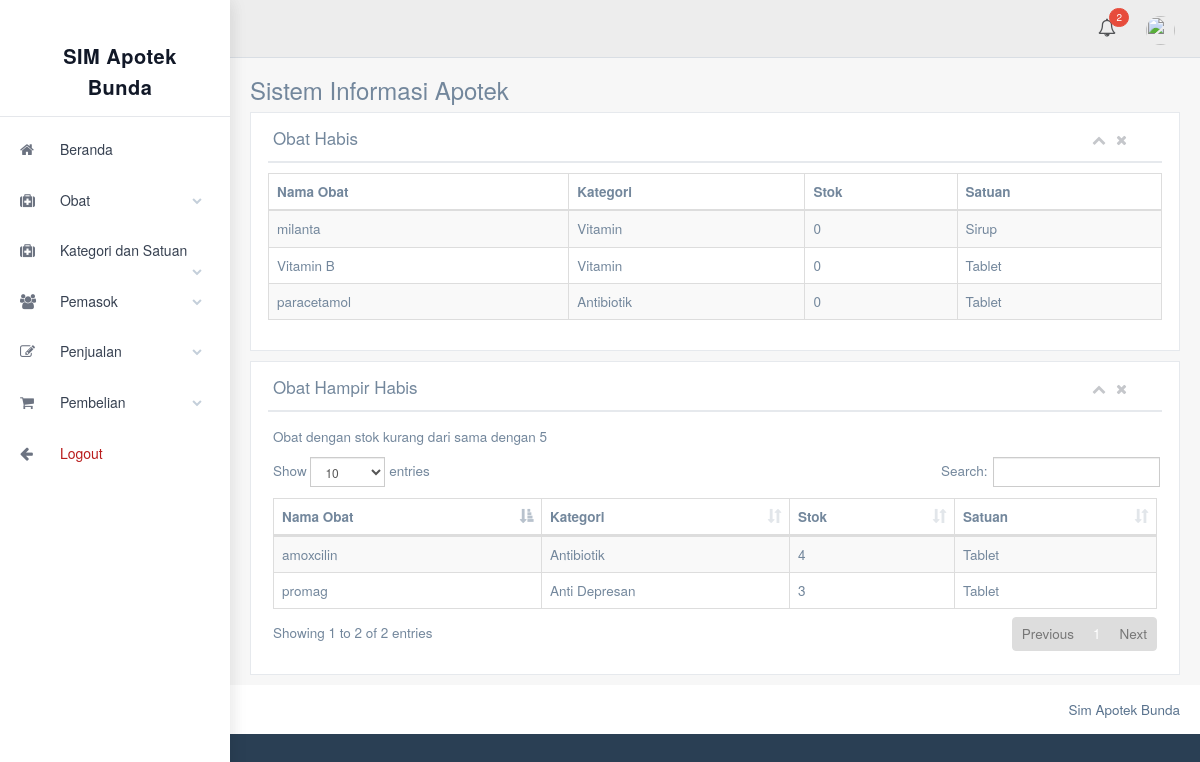
Screenshot of /index.php/example/table_stock with the database file from the repository.
### tables this page shows
CREATE TABLE `table_med` (
  `id_obat` int(4) NOT NULL,
  `nama_obat` varchar(30) NOT NULL,
  `unit` varchar(20) NOT NULL,
  `nama_kategori` varchar(30) NOT NULL
);

CREATE TABLE `table_cat` (
  `id_kat` int(3) NOT NULL,
  `nama_kategori` varchar(30) NOT NULL,
  `des_kat` text NOT NULL
);

CREATE TABLE `table_unit` (
  `id_unit` int(2) NOT NULL,
  `unit` varchar(20) NOT NULL
);

### application/libraries/Template.php (called while the page is built, shortened)
<?php
class Template {
    var $CI;
    var $master;
    var $regions = array(
        '_scripts' => array(),
        '_styles' => array(),
        '_meta' => array()
    );
    var $output;
    var $parser = 'parser';
    var $parser_method = 'parse';
    var $parse_template = FALSE;
    function __construct() {
        $this->CI = & get_instance();
    }
    function initialize($props) {
        if (isset($props['template'])
                && (file_exists(APPPATH . 'views/' . $props['template']) or file_exists(APPPATH . 'views/' . $props['template'] . EXT))) {
            $this->master = $props['template'];
        } else {
            show_error('Either you have not provided a master template or the one provided does not exist in <strong>' . APPPATH . 'views</strong>. Remember to include the extension if other than ".php"');
        }
        $this->parse_template = isset($props['parse_template']) ? $props['parse_template'] : FALSE;
    }
    function set_regions($regions) {
        if (count($regions)) {
            $this->regions = array(
                '_scripts' => array(),
                '_styles' => array(),
                '_meta' => array()
            );
        }
    }
    function add_region($name, $props = array()) {
        if (!isset($this->regions[$name])) {
            $this->regions[$name] = $props;
        } else {
            show_error('The "' . $name . '" region has already been defined.');
        }
    }
    function set_parser($parser, $method = NULL) {
        $this->parser = $parser;
        $this->CI->load->library($parser);
    }
    function set_parser_method($method) {
        $this->parser_method = $method;
    }
    function write($region, $content, $overwrite = FALSE) {
        if (isset($this->regions[$region])) {
            if ($overwrite === TRUE) {
                $this->regions[$region]['content'] = array($content);
            } else {
                $this->regions[$region]['content'][] = $content;
            }
        }
        else {
            show_error("Cannot write to the '{$region}' region. The region is undefined.");
        }
    }
    function write_view($region, $view, $data = NULL, $overwrite = FALSE) {
        $content = $this->CI->load->view($view, $data, TRUE);
    }
    function render($region = NULL, $buffer = FALSE, $parse = FALSE) {
        if ($region) {
            if (isset($this->regions[$region])) {
                $output = $this->_build_content($this->regions[$region]);
            } else {
                show_error("Cannot render the '{$region}' region. The region is undefined.");
            }
        }
        else {
            foreach ($this->regions as $name => $region) {
                $this->output[$name] = $this->_build_content($region);
            }
            if ($this->parse_template === TRUE or $parse === TRUE) {
                $output = $this->CI->{$this->parser}->{$this->parser_method}($this->master, $this->output, TRUE);
                if ($buffer === FALSE) {
                    $this->CI->output->set_output($output);
                }
            } else {
                $output = $this->CI->load->view($this->master, $this->output, $buffer);
            }
        }
        return $output;
    }
    function _build_content($region, $wrapper = NULL, $attributes = NULL) {
        $output = NULL;
        if (!isset($region['content']) or !count($region['content'])) {
            return FALSE;
        }
        foreach ($region['content'] as $content) {
            $output .= $content;
        }
        return $output;
    }
}

### application/controllers/Example.php (called while the page is built, shortened)
<?php defined('BASEPATH') OR exit('No direct script access allowed');
class Example extends CI_Controller
{
	function __construct()
	{
        $data['nullstock'] = $this->Apotek_data->countstock();
        $data['nullex'] = $this->Apotek_data->countex();
        $this->template->write_view('sidenavs', 'template/default_sidenavs', true);
		$this->template->write_view('navs', 'template/default_topnavs.php', $data, true);
	}
	function table_stock() {
		$data['table_stock'] = $this->Apotek_data->outstock();
		$data['table_alstock'] = $this->Apotek_data->almostout();
		$this->template->write('title', 'Obat Habis', TRUE);
		$this->template->write('header', 'Sistem Informasi Apotek');
		$this->template->write_view('content', 'tes/table_stock', $data,  true);
		$this->template->render();
	}
}

### index.php (called while the page is built, shortened)
<?php
require_once BASEPATH.'core/CodeIgniter.php';

### application/models/Apotek_data.php (called while the page is built, shortened)
<?php defined('BASEPATH') OR exit('No direct script access allowed');
class Apotek_data extends CI_Model
{
    public function outstock()
{
    $this->db->select('
        m.id_obat,
        m.nama_obat,
        k.nama_kategori,
        u.unit,
        COALESCE(SUM(s.stok), 0) AS total_stok
    ');
    $this->db->from('table_med m');
    $this->db->join('table_med_stok s', 'm.id_obat = s.id_obat', 'left');
    $this->db->join('table_cat k', 'k.id_kat = m.nama_kategori', 'left');
    $this->db->join('table_unit u', 'u.id_unit = m.unit', 'left');
    $this->db->group_by('m.id_obat, m.nama_obat, k.nama_kategori, u.unit');
    $this->db->having('total_stok <=', 0);
    return $this->db->get()->result();
}
public function almostout()
{
    $this->db->select('
        m.id_obat,
        m.nama_obat,
        k.nama_kategori,
        u.unit,
        SUM(s.stok) AS total_stok
    ');
    $this->db->from('table_med_stok s');
    $this->db->join('table_med m', 'm.id_obat = s.id_obat', 'left');
    $this->db->join('table_cat k', 'k.id_kat = m.nama_kategori', 'left');
    $this->db->join('table_unit u', 'u.id_unit = m.unit', 'left');
    $this->db->group_by('m.id_obat, m.nama_obat, k.nama_kategori, u.unit');
    $this->db->having('total_stok <=', 5);
    $this->db->having('total_stok >', 0);
    return $this->db->get()->result();
}
}

### application/views/tes/table_stock.php (the view, shortened to what this page needs)
  <div class="row">
  <div class="col-md-12 col-sm-12 col-xs-12">
    <div class="x_panel">
      <div class="x_title">
        <h2>Obat Habis</h2>
        <ul class="nav navbar-right panel_toolbox">
          <li><a class="collapse-link"><i class="fa fa-chevron-up"></i></a>
          </li>
          <li><a class="close-link"><i class="fa fa-close"></i></a>
          </li>
        </ul>
        <div class="clearfix">
        </div>
      </div>
        <table id="datatable" class="table table-striped table-bordered">
          <thead>
            <tr>
              <th>Nama Obat</th>
              <th>Kategori</th>
              <th>Stok</th>
              <th>Satuan</th>
            </tr>
          </thead>
          <tbody>
            <?php foreach($table_stock as $os){ ?>
            <tr>
              <td><?php echo $os->nama_obat ?></td>
              <td><?php echo $os->nama_kategori ?></td>
              <td><?php echo $os->total_stok ?></td>
              <td><?php echo $os->unit ?></td>
            </tr>
            <?php } ?>
          </tbody>
        </table>
    </div>
  </div>
</div>
  </div>
<div class="row">
  <div class="col-md-12 col-sm-12 col-xs-12">
    <div class="x_panel">
      <div class="x_title">
        <h2>Obat Hampir Habis</h2>
        <ul class="nav navbar-right panel_toolbox">
          <li><a class="collapse-link"><i class="fa fa-chevron-up"></i></a>
          </li>
          <li><a class="close-link"><i class="fa fa-close"></i></a>
          </li>
        </ul>
        <div class="clearfix">
        </div>
      </div>
      <div class="x_content">
        <p>Obat dengan stok kurang dari sama dengan 5</p>
        <table id="nambah" class="table table-striped table-bordered">
          <thead>
            <tr>
              <th>Nama Obat</th>
              <th>Kategori</th>
              <th>Stok</th>
              <th>Satuan</th>
            </tr>
          </thead>
          <tbody>
            <?php foreach($table_alstock as $as){ ?>
            <tr>
              <td><?php echo $as->nama_obat ?></td>
              <td><?php echo $as->nama_kategori ?></td>
              <td><?php echo $as->total_stok ?></td>
              <td><?php echo $as->unit ?></td>
            </tr>
            <?php } ?>
          </tbody>
        </table>
    </div>
  </div>
</div>
  </div>

### application/views/template/default_sidenavs.php (shortened to what this page needs)
<div class="col-md-3 left_col menu_fixed">
  <div class="left_col scroll-view">
    <div class="profile" style="margin-top:20px;">
      <a href="<?= base_url(); ?>" class="site_title">
        <span style="font-size:20px;">SIM Apotek Bunda</span>
      </a>
    </div>
    <div id="sidebar-menu" class="main_menu_side hidden-print main_menu">
      <div class="menu_section">
        <ul class="nav side-menu">
          <li>
            <a href="<?= base_url(); ?>">
              <i class="fa fa-home"></i> Beranda
            </a>
          </li>
          <li>
            <a><i class="fa fa-medkit"></i> Obat <span class="fa fa-chevron-down"></span></a>
          </li>
		  <li>
            <a><i class="fa fa-medkit"></i> Kategori dan Satuan <span class="fa fa-chevron-down"></span></a>
          </li>
          <li>
            <a><i class="fa fa-users"></i> Pemasok <span class="fa fa-chevron-down"></span></a>
          </li>
          <li>
            <a><i class="fa fa-edit"></i> Penjualan <span class="fa fa-chevron-down"></span></a>
          </li>
          <li>
            <a><i class="fa fa-shopping-cart"></i> Pembelian <span class="fa fa-chevron-down"></span></a>
          </li>
          <li>
            <a href="<?= base_url('example/logout'); ?>">
              <i class="fa fa-arrow-left"></i> Logout
            </a>
          </li>
        </ul>
      </div>
    </div>
  </div>
</div>

### application/views/template/default_topnavs.php (shortened to what this page needs)
<div class="top_nav">
	<div class="nav_menu">
		<nav>
			<ul class="nav navbar-nav navbar-right">
				<li>
<a href="javascript:;" class="user-profile dropdown-toggle" data-toggle="dropdown" aria-expanded="false">
    <img src="<?= base_url('assets/images/img.jpg') ?>" alt="">
</a>
				</li>
				<li role="presentation" class="dropdown">
                  <a href="javascript:;" class="dropdown-toggle info-number" data-toggle="dropdown" aria-expanded="false">
                    <i class="fa fa-bell-o" style="font-size: 18px"></i>
                    <span class="badge bg-red" ><?php $nulltol = $nullex + $nullstock ; if ($nulltol > 0) echo $nulltol ?></span>
                  </a>
                </li>
			</ul>
		</nav>
	</div>
</div>

### application/views/template/body.php (shortened to what this page needs)
<!DOCTYPE html>
<html lang="en">
	<head>
		<link href="<?php echo base_url('vendors/bootstrap/dist/css/bootstrap.min.css') ?>" rel="stylesheet">
		<link href="<?php echo base_url('vendors/font-awesome/css/font-awesome.min.css') ?>" rel="stylesheet">
		<link href="<?php echo base_url('vendors/nprogress/nprogress.css') ?>" rel="stylesheet">
		<link href="<?php echo base_url('vendors/iCheck/skins/flat/green.css') ?>" rel="stylesheet">
		<link href="<?php echo base_url('vendors/google-code-prettify/bin/prettify.min.css') ?>" rel="stylesheet">
		<link href="<?php echo base_url('vendors/select2/dist/css/select2.min.css') ?>" rel="stylesheet">
		<link href="<?php echo base_url('vendors/switchery/dist/switchery.min.css') ?>" rel="stylesheet">
		<link href="<?php echo base_url('vendors/starrr/dist/starrr.css') ?>" rel="stylesheet">
		<link href="<?php echo base_url('vendors/jqvmap/dist/jqvmap.min.css') ?>" rel="stylesheet">
		<link href="<?php echo base_url('vendors/bootstrap-daterangepicker/daterangepicker.css') ?>" rel="stylesheet">
		<link href="<?php echo base_url('vendors/bootstrap-datetimepicker/build/css/bootstrap-datetimepicker.css') ?>" rel="stylesheet">
		<link href="<?php echo base_url('vendors/bootstrap-progressbar/css/bootstrap-progressbar-3.3.4.min.css') ?>" rel="stylesheet">
		<link href="<?php echo base_url('vendors/pnotify/dist/pnotify.css') ?>" rel="stylesheet">
		<link href="<?php echo base_url('vendors/pnotify/dist/pnotify.buttons.css') ?>" rel="stylesheet">
		<link href="<?php echo base_url('vendors/pnotify/dist/pnotify.nonblock.css') ?>" rel="stylesheet">
		<link href="<?php echo base_url('vendors/fullcalendar/dist/fullcalendar.min.css') ?>" rel="stylesheet" >
		<link href="<?php echo base_url('vendors/fullcalendar/dist/fullcalendar.print.css') ?>" rel="stylesheet" media="print">
		<link href="<?php echo base_url('vendors/datatables.net-bs/css/dataTables.bootstrap.min.css') ?>" rel="stylesheet">
		<link href="<?php echo base_url('vendors/datatables.net-buttons-bs/css/buttons.bootstrap.min.css') ?>" rel="stylesheet">
		<link href="<?php echo base_url('vendors/datatables.net-fixedheader-bs/css/fixedHeader.bootstrap.min.css') ?>" rel="stylesheet">
		<link href="<?php echo base_url('vendors/datatables.net-responsive-bs/css/responsive.bootstrap.min.css') ?>" rel="stylesheet">
		<link href="<?php echo base_url('vendors/datatables.net-scroller-bs/css/scroller.bootstrap.min.css') ?>" rel="stylesheet">
		<link href="<?php echo base_url('assets/css/custom.min.css') ?>" rel="stylesheet">
	</head>
	<body class="nav-md">
		<div class="container body">
			<div class="main_container">
				<?php echo $sidenavs ?>
				<?php echo $navs ?>
				<div class="right_col" role="main">
					<div>
						<div class="page-title">
							<div class="title_left">
								<h3><?php echo $header ?></h3>
							</div>
						</div>
						<div class="clearfix"></div>
						<?php echo $content ?>
					</div>
				</div>
				<footer>
					<div class="pull-right">
						<a href="#">Sim Apotek Bunda</a>
					</div>
			        <div class="clearfix"></div>
				</footer>
			</div>
	</body>
</html>

### application/views/template/default_sidenavs.php (style rules this page uses)
.left_col { background: #ffffff !important; box-shadow: 2px 0 18px rgba(0,0,0,0.06); }
.profile { padding: 20px; border-bottom: 1px solid #e5e7eb; }
.site_title span { color: #111827; font-weight: 600; letter-spacing: 0.5px; }
.nav.side-menu > li > a { color: #374151 !important; font-size: 14px; font-weight: 500; padding: 12px 20px; transition: all 0.25s ease; }
.nav.side-menu > li > a i { color: #6b7280; margin-right: 10px; font-size: 15px; }
.fa-chevron-down { color: #9ca3af; }
.nav.side-menu > li:last-child a { color: #b91c1c !important; }

### rows the page displays
table_med: nama_obat "milanta", table_cat.nama_kategori "Vitamin", total_stok "0", table_unit.unit "Sirup"
table_med: nama_obat "Vitamin B", table_cat.nama_kategori "Vitamin", total_stok "0", table_unit.unit "Tablet"
table_med: nama_obat "paracetamol", table_cat.nama_kategori "Antibiotik", total_stok "0", table_unit.unit "Tablet"
table_med: nama_obat "promag", table_cat.nama_kategori "Anti Depresan", total_stok "3", table_unit.unit "Tablet"
table_med: nama_obat "amoxcilin", table_cat.nama_kategori "Antibiotik", total_stok "4", table_unit.unit "Tablet"

### other values shown
$nulltol "2"
$header "Sistem Informasi Apotek"
